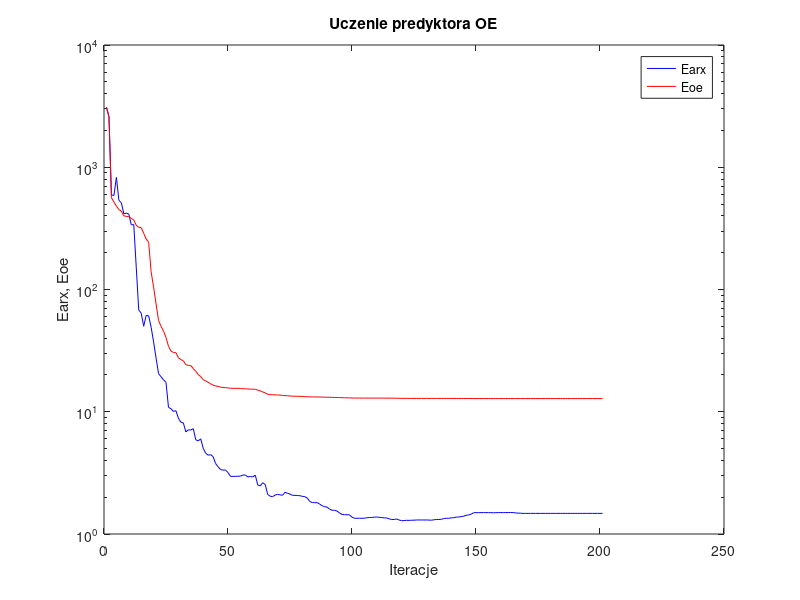
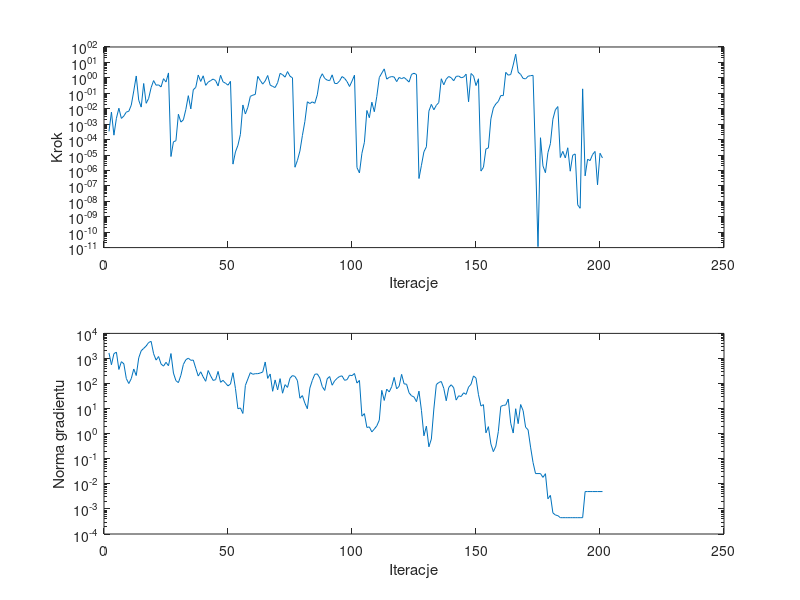

The MATLAB script that drew these images, in order:
%uczenie predyktora oe
clear all;
n=0; farx(n+1)=3.097694e+003; foe(n+1)=3.088983e+003; wspucz(n+1)=0.000000e+000; ng(n+1)=0.000000e+000;
%odnowa zmiennej metryki
n=1; farx(n+1)=2.597762e+003; foe(n+1)=2.581184e+003; krok(n+1)=3.383827e-004; ng(n+1)=1.661627e+003;
n=2; farx(n+1)=5.930828e+002; foe(n+1)=5.626818e+002; krok(n+1)=5.997467e-003; ng(n+1)=5.619142e+002;
n=3; farx(n+1)=5.873888e+002; foe(n+1)=5.196781e+002; krok(n+1)=1.935115e-004; ng(n+1)=1.553231e+003;
n=4; farx(n+1)=8.262913e+002; foe(n+1)=4.812910e+002; krok(n+1)=2.404573e-003; ng(n+1)=1.789519e+003;
n=5; farx(n+1)=5.365242e+002; foe(n+1)=4.503730e+002; krok(n+1)=1.076348e-002; ng(n+1)=3.642196e+002;
n=6; farx(n+1)=5.117732e+002; foe(n+1)=4.385045e+002; krok(n+1)=2.352381e-003; ng(n+1)=7.448658e+002;
n=7; farx(n+1)=4.159453e+002; foe(n+1)=4.008233e+002; krok(n+1)=3.376894e-003; ng(n+1)=6.125146e+002;
n=8; farx(n+1)=4.221725e+002; foe(n+1)=3.961423e+002; krok(n+1)=6.071802e-003; ng(n+1)=1.575753e+002;
n=9; farx(n+1)=4.133704e+002; foe(n+1)=3.944601e+002; krok(n+1)=6.838273e-003; ng(n+1)=1.002510e+002;
n=10; farx(n+1)=3.379118e+002; foe(n+1)=3.814022e+002; krok(n+1)=1.713076e-002; ng(n+1)=1.573969e+002;
n=11; farx(n+1)=3.398909e+002; foe(n+1)=3.700468e+002; krok(n+1)=1.410702e-001; ng(n+1)=3.803729e+002;
n=12; farx(n+1)=1.523064e+002; foe(n+1)=3.353121e+002; krok(n+1)=1.324162e+000; ng(n+1)=2.088305e+002;
n=13; farx(n+1)=6.799100e+001; foe(n+1)=3.228344e+002; krok(n+1)=3.567335e-002; ng(n+1)=1.054829e+003;
n=14; farx(n+1)=6.404505e+001; foe(n+1)=3.209641e+002; krok(n+1)=1.269968e-002; ng(n+1)=2.033647e+003;
n=15; farx(n+1)=5.006171e+001; foe(n+1)=2.885620e+002; krok(n+1)=4.310227e-001; ng(n+1)=2.523273e+003;
n=16; farx(n+1)=6.137869e+001; foe(n+1)=2.586299e+002; krok(n+1)=2.243330e-002; ng(n+1)=3.139814e+003;
n=17; farx(n+1)=6.091758e+001; foe(n+1)=2.439368e+002; krok(n+1)=4.663645e-002; ng(n+1)=4.330630e+003;
n=18; farx(n+1)=4.913709e+001; foe(n+1)=1.396685e+002; krok(n+1)=2.320583e-001; ng(n+1)=4.817269e+003;
n=19; farx(n+1)=3.722831e+001; foe(n+1)=1.043705e+002; krok(n+1)=6.639102e-001; ng(n+1)=1.548152e+003;
n=20; farx(n+1)=2.744973e+001; foe(n+1)=7.605759e+001; krok(n+1)=3.326660e-001; ng(n+1)=8.631713e+002;
n=21; farx(n+1)=2.048302e+001; foe(n+1)=5.572641e+001; krok(n+1)=3.510640e-001; ng(n+1)=1.194934e+003;
n=22; farx(n+1)=1.933730e+001; foe(n+1)=5.004695e+001; krok(n+1)=2.577175e-001; ng(n+1)=6.042718e+002;
n=23; farx(n+1)=1.823897e+001; foe(n+1)=4.560649e+001; krok(n+1)=8.823184e-001; ng(n+1)=4.941386e+002;
n=24; farx(n+1)=1.742626e+001; foe(n+1)=4.053740e+001; krok(n+1)=5.403454e-001; ng(n+1)=7.020218e+002;
n=25; farx(n+1)=1.085616e+001; foe(n+1)=3.434863e+001; krok(n+1)=2.081446e+000; ng(n+1)=5.137346e+002;
%odnowa zmiennej metryki
n=26; farx(n+1)=1.059251e+001; foe(n+1)=3.137984e+001; krok(n+1)=7.969908e-006; ng(n+1)=1.571848e+003;
n=27; farx(n+1)=1.006446e+001; foe(n+1)=3.052634e+001; krok(n+1)=7.197830e-005; ng(n+1)=2.615864e+002;
n=28; farx(n+1)=1.019980e+001; foe(n+1)=3.042473e+001; krok(n+1)=8.370634e-005; ng(n+1)=1.300690e+002;
n=29; farx(n+1)=8.856584e+000; foe(n+1)=2.763683e+001; krok(n+1)=4.375565e-003; ng(n+1)=1.088438e+002;
n=30; farx(n+1)=8.222285e+000; foe(n+1)=2.668863e+001; krok(n+1)=1.353531e-003; ng(n+1)=2.136436e+002;
n=31; farx(n+1)=8.099517e+000; foe(n+1)=2.613665e+001; krok(n+1)=1.909306e-003; ng(n+1)=5.774639e+002;
n=32; farx(n+1)=6.841225e+000; foe(n+1)=2.424943e+001; krok(n+1)=8.956895e-003; ng(n+1)=8.880216e+002;
n=33; farx(n+1)=7.108002e+000; foe(n+1)=2.396941e+001; krok(n+1)=7.000904e-002; ng(n+1)=1.030094e+003;
n=34; farx(n+1)=7.097696e+000; foe(n+1)=2.385084e+001; krok(n+1)=9.725768e-003; ng(n+1)=8.444907e+002;
n=35; farx(n+1)=7.272938e+000; foe(n+1)=2.256840e+001; krok(n+1)=1.686145e-001; ng(n+1)=8.633005e+002;
n=36; farx(n+1)=5.898852e+000; foe(n+1)=2.145865e+001; krok(n+1)=2.409855e-001; ng(n+1)=4.063557e+002;
n=37; farx(n+1)=5.780371e+000; foe(n+1)=2.014782e+001; krok(n+1)=1.522162e+000; ng(n+1)=1.991342e+002;
n=38; farx(n+1)=6.005310e+000; foe(n+1)=1.936406e+001; krok(n+1)=5.856145e-001; ng(n+1)=2.940557e+002;
n=39; farx(n+1)=5.031843e+000; foe(n+1)=1.829553e+001; krok(n+1)=1.355546e+000; ng(n+1)=1.827662e+002;
n=40; farx(n+1)=4.581706e+000; foe(n+1)=1.785302e+001; krok(n+1)=3.276650e-001; ng(n+1)=1.230838e+002;
n=41; farx(n+1)=4.412678e+000; foe(n+1)=1.741668e+001; krok(n+1)=5.231840e-001; ng(n+1)=3.305730e+002;
n=42; farx(n+1)=4.455283e+000; foe(n+1)=1.691539e+001; krok(n+1)=6.653319e-001; ng(n+1)=2.026923e+002;
n=43; farx(n+1)=4.292543e+000; foe(n+1)=1.650288e+001; krok(n+1)=8.340965e-001; ng(n+1)=1.333105e+002;
n=44; farx(n+1)=3.769384e+000; foe(n+1)=1.623132e+001; krok(n+1)=6.658246e-001; ng(n+1)=1.424714e+002;
n=45; farx(n+1)=3.551869e+000; foe(n+1)=1.614100e+001; krok(n+1)=2.994154e-001; ng(n+1)=3.042345e+002;
n=46; farx(n+1)=3.366374e+000; foe(n+1)=1.589971e+001; krok(n+1)=1.459230e+000; ng(n+1)=1.121071e+002;
n=47; farx(n+1)=3.330404e+000; foe(n+1)=1.580906e+001; krok(n+1)=5.520515e-001; ng(n+1)=1.343724e+002;
n=48; farx(n+1)=3.338680e+000; foe(n+1)=1.574655e+001; krok(n+1)=4.498732e-001; ng(n+1)=1.037998e+002;
n=49; farx(n+1)=3.178452e+000; foe(n+1)=1.566729e+001; krok(n+1)=3.346481e-001; ng(n+1)=8.073500e+001;
n=50; farx(n+1)=2.963276e+000; foe(n+1)=1.556740e+001; krok(n+1)=5.934102e-001; ng(n+1)=9.570183e+001;
%odnowa zmiennej metryki
n=51; farx(n+1)=2.959332e+000; foe(n+1)=1.554163e+001; krok(n+1)=2.567287e-006; ng(n+1)=2.702756e+002;
n=52; farx(n+1)=2.961563e+000; foe(n+1)=1.553024e+001; krok(n+1)=1.584198e-005; ng(n+1)=6.364600e+001;
n=53; farx(n+1)=2.967207e+000; foe(n+1)=1.552952e+001; krok(n+1)=4.279756e-005; ng(n+1)=9.873897e+000;
n=54; farx(n+1)=2.976404e+000; foe(n+1)=1.552578e+001; krok(n+1)=2.171980e-004; ng(n+1)=1.062069e+001;
n=55; farx(n+1)=3.037319e+000; foe(n+1)=1.542102e+001; krok(n+1)=1.750226e-002; ng(n+1)=6.410319e+000;
n=56; farx(n+1)=3.036330e+000; foe(n+1)=1.541057e+001; krok(n+1)=4.541426e-003; ng(n+1)=8.377017e+001;
n=57; farx(n+1)=2.930735e+000; foe(n+1)=1.536279e+001; krok(n+1)=1.238474e-002; ng(n+1)=1.516113e+002;
n=58; farx(n+1)=2.954027e+000; foe(n+1)=1.532107e+001; krok(n+1)=6.306675e-002; ng(n+1)=2.725268e+002;
n=59; farx(n+1)=2.932193e+000; foe(n+1)=1.529469e+001; krok(n+1)=7.563795e-002; ng(n+1)=2.343732e+002;
n=60; farx(n+1)=3.031290e+000; foe(n+1)=1.527822e+001; krok(n+1)=8.430727e-002; ng(n+1)=2.474316e+002;
n=61; farx(n+1)=2.516177e+000; foe(n+1)=1.503294e+001; krok(n+1)=1.246612e+000; ng(n+1)=2.473974e+002;
n=62; farx(n+1)=2.475476e+000; foe(n+1)=1.482502e+001; krok(n+1)=6.855549e-001; ng(n+1)=2.630256e+002;
n=63; farx(n+1)=2.626945e+000; foe(n+1)=1.452234e+001; krok(n+1)=3.923690e-001; ng(n+1)=2.884038e+002;
n=64; farx(n+1)=2.544021e+000; foe(n+1)=1.426911e+001; krok(n+1)=6.329112e-001; ng(n+1)=7.228169e+002;
n=65; farx(n+1)=2.108619e+000; foe(n+1)=1.390108e+001; krok(n+1)=1.422745e+000; ng(n+1)=1.604986e+002;
n=66; farx(n+1)=2.036990e+000; foe(n+1)=1.380325e+001; krok(n+1)=3.421659e-001; ng(n+1)=2.407555e+002;
n=67; farx(n+1)=2.022319e+000; foe(n+1)=1.377317e+001; krok(n+1)=2.774171e-001; ng(n+1)=4.916700e+001;
n=68; farx(n+1)=2.082609e+000; foe(n+1)=1.373675e+001; krok(n+1)=2.363480e-001; ng(n+1)=1.393825e+002;
n=69; farx(n+1)=2.110340e+000; foe(n+1)=1.371734e+001; krok(n+1)=4.819709e-001; ng(n+1)=5.574835e+001;
n=70; farx(n+1)=2.088463e+000; foe(n+1)=1.368508e+001; krok(n+1)=1.952337e+000; ng(n+1)=1.568745e+002;
n=71; farx(n+1)=2.075431e+000; foe(n+1)=1.361613e+001; krok(n+1)=1.613595e+000; ng(n+1)=4.116185e+001;
n=72; farx(n+1)=2.193695e+000; foe(n+1)=1.356151e+001; krok(n+1)=1.105172e+000; ng(n+1)=9.046832e+001;
n=73; farx(n+1)=2.151183e+000; foe(n+1)=1.350774e+001; krok(n+1)=2.547186e+000; ng(n+1)=7.025629e+001;
n=74; farx(n+1)=2.120752e+000; foe(n+1)=1.346986e+001; krok(n+1)=1.269903e+000; ng(n+1)=1.635135e+002;
n=75; farx(n+1)=2.071626e+000; foe(n+1)=1.340706e+001; krok(n+1)=1.006124e+000; ng(n+1)=2.081949e+002;
%odnowa zmiennej metryki
n=76; farx(n+1)=2.070917e+000; foe(n+1)=1.339600e+001; krok(n+1)=1.613323e-006; ng(n+1)=1.921323e+002;
n=77; farx(n+1)=2.064128e+000; foe(n+1)=1.337482e+001; krok(n+1)=4.524584e-006; ng(n+1)=1.309371e+002;
n=78; farx(n+1)=2.057067e+000; foe(n+1)=1.337082e+001; krok(n+1)=1.821554e-005; ng(n+1)=2.593359e+001;
n=79; farx(n+1)=2.031292e+000; foe(n+1)=1.333055e+001; krok(n+1)=1.848518e-004; ng(n+1)=3.303274e+001;
n=80; farx(n+1)=2.021806e+000; foe(n+1)=1.328846e+001; krok(n+1)=1.495556e-003; ng(n+1)=1.652559e+001;
n=81; farx(n+1)=1.964895e+000; foe(n+1)=1.325988e+001; krok(n+1)=2.812841e-002; ng(n+1)=9.908847e+000;
n=82; farx(n+1)=1.841680e+000; foe(n+1)=1.324300e+001; krok(n+1)=2.165649e-002; ng(n+1)=6.577147e+001;
n=83; farx(n+1)=1.809228e+000; foe(n+1)=1.322464e+001; krok(n+1)=2.779047e-002; ng(n+1)=1.339615e+002;
n=84; farx(n+1)=1.804912e+000; foe(n+1)=1.322171e+001; krok(n+1)=2.243330e-002; ng(n+1)=2.336892e+002;
n=85; farx(n+1)=1.805312e+000; foe(n+1)=1.321837e+001; krok(n+1)=7.919636e-002; ng(n+1)=2.424214e+002;
n=86; farx(n+1)=1.754104e+000; foe(n+1)=1.319553e+001; krok(n+1)=8.576098e-001; ng(n+1)=1.687382e+002;
n=87; farx(n+1)=1.701596e+000; foe(n+1)=1.317961e+001; krok(n+1)=1.841069e+000; ng(n+1)=7.602024e+001;
n=88; farx(n+1)=1.672587e+000; foe(n+1)=1.316819e+001; krok(n+1)=9.205345e-001; ng(n+1)=5.294038e+001;
n=89; farx(n+1)=1.656802e+000; foe(n+1)=1.314870e+001; krok(n+1)=7.101669e-001; ng(n+1)=1.548371e+002;
n=90; farx(n+1)=1.595289e+000; foe(n+1)=1.313326e+001; krok(n+1)=6.622313e-001; ng(n+1)=1.905412e+002;
n=91; farx(n+1)=1.563087e+000; foe(n+1)=1.310309e+001; krok(n+1)=1.565000e+000; ng(n+1)=8.575794e+001;
n=92; farx(n+1)=1.562707e+000; foe(n+1)=1.309199e+001; krok(n+1)=4.385923e-001; ng(n+1)=1.286494e+002;
n=93; farx(n+1)=1.538416e+000; foe(n+1)=1.307480e+001; krok(n+1)=4.268310e-001; ng(n+1)=1.612204e+002;
n=94; farx(n+1)=1.483758e+000; foe(n+1)=1.306168e+001; krok(n+1)=6.367965e-001; ng(n+1)=1.919866e+002;
n=95; farx(n+1)=1.445162e+000; foe(n+1)=1.303576e+001; krok(n+1)=1.216702e+000; ng(n+1)=2.018415e+002;
n=96; farx(n+1)=1.437765e+000; foe(n+1)=1.301156e+001; krok(n+1)=9.270274e-001; ng(n+1)=1.346427e+002;
n=97; farx(n+1)=1.437844e+000; foe(n+1)=1.299567e+001; krok(n+1)=5.725819e-001; ng(n+1)=1.430140e+002;
n=98; farx(n+1)=1.435500e+000; foe(n+1)=1.298422e+001; krok(n+1)=2.760258e-001; ng(n+1)=2.158413e+002;
n=99; farx(n+1)=1.372028e+000; foe(n+1)=1.296296e+001; krok(n+1)=6.128735e-001; ng(n+1)=2.066825e+002;
n=100; farx(n+1)=1.345016e+000; foe(n+1)=1.294438e+001; krok(n+1)=1.492172e+000; ng(n+1)=2.515164e+002;
%odnowa zmiennej metryki
n=101; farx(n+1)=1.344736e+000; foe(n+1)=1.294106e+001; krok(n+1)=1.532532e-006; ng(n+1)=1.047055e+002;
n=102; farx(n+1)=1.345158e+000; foe(n+1)=1.293897e+001; krok(n+1)=6.891707e-007; ng(n+1)=1.334082e+002;
n=103; farx(n+1)=1.344890e+000; foe(n+1)=1.293892e+001; krok(n+1)=1.290553e-005; ng(n+1)=4.978864e+000;
n=104; farx(n+1)=1.346725e+000; foe(n+1)=1.293839e+001; krok(n+1)=6.666596e-005; ng(n+1)=6.322353e+000;
n=105; farx(n+1)=1.358716e+000; foe(n+1)=1.293449e+001; krok(n+1)=7.662549e-003; ng(n+1)=1.775494e+000;
n=106; farx(n+1)=1.364076e+000; foe(n+1)=1.293343e+001; krok(n+1)=2.609735e-003; ng(n+1)=1.864314e+000;
n=107; farx(n+1)=1.365763e+000; foe(n+1)=1.293254e+001; krok(n+1)=2.642647e-002; ng(n+1)=1.176195e+000;
n=108; farx(n+1)=1.372754e+000; foe(n+1)=1.293226e+001; krok(n+1)=6.390530e-003; ng(n+1)=1.532695e+000;
n=109; farx(n+1)=1.377390e+000; foe(n+1)=1.293131e+001; krok(n+1)=6.268030e-002; ng(n+1)=2.056881e+000;
n=110; farx(n+1)=1.368457e+000; foe(n+1)=1.293089e+001; krok(n+1)=1.048430e+000; ng(n+1)=3.465272e+000;
n=111; farx(n+1)=1.364418e+000; foe(n+1)=1.292973e+001; krok(n+1)=2.015999e+000; ng(n+1)=5.344863e+001;
n=112; farx(n+1)=1.353347e+000; foe(n+1)=1.292828e+001; krok(n+1)=3.811380e+000; ng(n+1)=2.117633e+001;
n=113; farx(n+1)=1.353071e+000; foe(n+1)=1.292559e+001; krok(n+1)=8.256204e-001; ng(n+1)=5.989322e+001;
n=114; farx(n+1)=1.329423e+000; foe(n+1)=1.292096e+001; krok(n+1)=1.077887e+000; ng(n+1)=4.621859e+001;
n=115; farx(n+1)=1.314007e+000; foe(n+1)=1.291439e+001; krok(n+1)=1.212653e+000; ng(n+1)=7.492253e+001;
n=116; farx(n+1)=1.315968e+000; foe(n+1)=1.290695e+001; krok(n+1)=1.131462e+000; ng(n+1)=1.757063e+002;
n=117; farx(n+1)=1.326740e+000; foe(n+1)=1.290192e+001; krok(n+1)=5.692710e-001; ng(n+1)=6.154134e+001;
n=118; farx(n+1)=1.302288e+000; foe(n+1)=1.288331e+001; krok(n+1)=1.062525e+000; ng(n+1)=7.776670e+001;
n=119; farx(n+1)=1.285169e+000; foe(n+1)=1.287234e+001; krok(n+1)=8.892951e-001; ng(n+1)=2.325758e+002;
n=120; farx(n+1)=1.287489e+000; foe(n+1)=1.286520e+001; krok(n+1)=1.054352e+000; ng(n+1)=9.724800e+001;
n=121; farx(n+1)=1.294287e+000; foe(n+1)=1.286313e+001; krok(n+1)=7.679697e-001; ng(n+1)=9.435213e+001;
n=122; farx(n+1)=1.292545e+000; foe(n+1)=1.286221e+001; krok(n+1)=5.312625e-001; ng(n+1)=4.281487e+001;
n=123; farx(n+1)=1.295503e+000; foe(n+1)=1.286130e+001; krok(n+1)=1.675437e+000; ng(n+1)=3.242984e+001;
n=124; farx(n+1)=1.297734e+000; foe(n+1)=1.286070e+001; krok(n+1)=1.981653e+000; ng(n+1)=2.911734e+001;
n=125; farx(n+1)=1.302299e+000; foe(n+1)=1.286040e+001; krok(n+1)=1.650428e+000; ng(n+1)=1.895619e+001;
%odnowa zmiennej metryki
n=126; farx(n+1)=1.302370e+000; foe(n+1)=1.286028e+001; krok(n+1)=2.988850e-007; ng(n+1)=4.980704e+001;
n=127; farx(n+1)=1.302262e+000; foe(n+1)=1.286024e+001; krok(n+1)=2.162006e-006; ng(n+1)=8.521870e+000;
n=128; farx(n+1)=1.302142e+000; foe(n+1)=1.286024e+001; krok(n+1)=1.621284e-005; ng(n+1)=8.247220e-001;
n=129; farx(n+1)=1.301895e+000; foe(n+1)=1.286021e+001; krok(n+1)=3.415827e-005; ng(n+1)=2.002501e+000;
n=130; farx(n+1)=1.300696e+000; foe(n+1)=1.286008e+001; krok(n+1)=6.963555e-003; ng(n+1)=3.000338e-001;
n=131; farx(n+1)=1.296325e+000; foe(n+1)=1.285939e+001; krok(n+1)=1.915230e-002; ng(n+1)=6.139441e-001;
n=132; farx(n+1)=1.307053e+000; foe(n+1)=1.285729e+001; krok(n+1)=8.518466e-003; ng(n+1)=9.605766e+000;
n=133; farx(n+1)=1.313624e+000; foe(n+1)=1.285678e+001; krok(n+1)=1.650507e-002; ng(n+1)=9.067383e+001;
n=134; farx(n+1)=1.314140e+000; foe(n+1)=1.285657e+001; krok(n+1)=2.527804e-002; ng(n+1)=1.104990e+002;
n=135; farx(n+1)=1.318943e+000; foe(n+1)=1.285473e+001; krok(n+1)=8.745143e-001; ng(n+1)=1.207980e+002;
n=136; farx(n+1)=1.337762e+000; foe(n+1)=1.285337e+001; krok(n+1)=3.550835e-001; ng(n+1)=6.480646e+001;
n=137; farx(n+1)=1.346338e+000; foe(n+1)=1.285192e+001; krok(n+1)=8.295027e-001; ng(n+1)=2.062851e+001;
n=138; farx(n+1)=1.343762e+000; foe(n+1)=1.285014e+001; krok(n+1)=1.227563e+000; ng(n+1)=6.926699e+001;
n=139; farx(n+1)=1.355276e+000; foe(n+1)=1.284896e+001; krok(n+1)=1.015323e+000; ng(n+1)=8.941751e+001;
n=140; farx(n+1)=1.359406e+000; foe(n+1)=1.284836e+001; krok(n+1)=6.477968e-001; ng(n+1)=6.814825e+001;
n=141; farx(n+1)=1.373794e+000; foe(n+1)=1.284743e+001; krok(n+1)=1.238762e+000; ng(n+1)=2.190786e+001;
n=142; farx(n+1)=1.377006e+000; foe(n+1)=1.284692e+001; krok(n+1)=1.312841e+000; ng(n+1)=3.243690e+001;
n=143; farx(n+1)=1.387910e+000; foe(n+1)=1.284645e+001; krok(n+1)=1.021441e+000; ng(n+1)=3.040009e+001;
n=144; farx(n+1)=1.396723e+000; foe(n+1)=1.284596e+001; krok(n+1)=1.111741e+000; ng(n+1)=4.270162e+001;
n=145; farx(n+1)=1.423610e+000; foe(n+1)=1.284457e+001; krok(n+1)=1.741449e+000; ng(n+1)=3.698482e+001;
n=146; farx(n+1)=1.429720e+000; foe(n+1)=1.284437e+001; krok(n+1)=2.812841e-002; ng(n+1)=7.223757e+001;
n=147; farx(n+1)=1.452463e+000; foe(n+1)=1.284092e+001; krok(n+1)=1.908137e+000; ng(n+1)=9.405419e+001;
n=148; farx(n+1)=1.492045e+000; foe(n+1)=1.282800e+001; krok(n+1)=1.342163e+000; ng(n+1)=2.015118e+002;
n=149; farx(n+1)=1.494703e+000; foe(n+1)=1.282344e+001; krok(n+1)=3.164556e-001; ng(n+1)=1.648761e+002;
n=150; farx(n+1)=1.495859e+000; foe(n+1)=1.282210e+001; krok(n+1)=8.707243e-001; ng(n+1)=3.577428e+001;
%odnowa zmiennej metryki
n=151; farx(n+1)=1.495962e+000; foe(n+1)=1.282206e+001; krok(n+1)=9.073718e-007; ng(n+1)=1.268709e+001;
n=152; farx(n+1)=1.496042e+000; foe(n+1)=1.282199e+001; krok(n+1)=1.598501e-006; ng(n+1)=1.442403e+001;
n=153; farx(n+1)=1.496086e+000; foe(n+1)=1.282199e+001; krok(n+1)=2.439173e-005; ng(n+1)=1.082581e+000;
n=154; farx(n+1)=1.495639e+000; foe(n+1)=1.282197e+001; krok(n+1)=2.907853e-005; ng(n+1)=1.910480e+000;
n=155; farx(n+1)=1.494712e+000; foe(n+1)=1.282193e+001; krok(n+1)=2.209886e-003; ng(n+1)=3.899121e-001;
n=156; farx(n+1)=1.492095e+000; foe(n+1)=1.282187e+001; krok(n+1)=1.111520e-002; ng(n+1)=1.924296e-001;
n=157; farx(n+1)=1.494380e+000; foe(n+1)=1.282176e+001; krok(n+1)=2.054980e-002; ng(n+1)=3.192215e-001;
n=158; farx(n+1)=1.496903e+000; foe(n+1)=1.282145e+001; krok(n+1)=2.959126e-002; ng(n+1)=1.213565e+000;
n=159; farx(n+1)=1.497496e+000; foe(n+1)=1.282137e+001; krok(n+1)=7.113068e-002; ng(n+1)=1.229989e+001;
n=160; farx(n+1)=1.495889e+000; foe(n+1)=1.282133e+001; krok(n+1)=7.045190e-002; ng(n+1)=1.346986e+001;
n=161; farx(n+1)=1.497564e+000; foe(n+1)=1.282102e+001; krok(n+1)=2.269572e+000; ng(n+1)=1.391813e+001;
n=162; farx(n+1)=1.498725e+000; foe(n+1)=1.282086e+001; krok(n+1)=1.492310e+000; ng(n+1)=2.413401e+001;
n=163; farx(n+1)=1.498246e+000; foe(n+1)=1.282084e+001; krok(n+1)=1.644879e+000; ng(n+1)=2.611929e+000;
n=164; farx(n+1)=1.497925e+000; foe(n+1)=1.282082e+001; krok(n+1)=6.829296e+000; ng(n+1)=1.064122e+000;
n=165; farx(n+1)=1.487296e+000; foe(n+1)=1.282026e+001; krok(n+1)=3.400080e+001; ng(n+1)=9.901997e+000;
n=166; farx(n+1)=1.481873e+000; foe(n+1)=1.281986e+001; krok(n+1)=2.343097e+000; ng(n+1)=2.512626e+000;
n=167; farx(n+1)=1.479391e+000; foe(n+1)=1.281947e+001; krok(n+1)=1.668193e+000; ng(n+1)=1.456394e+001;
n=168; farx(n+1)=1.474479e+000; foe(n+1)=1.281937e+001; krok(n+1)=9.135608e-001; ng(n+1)=8.302767e+000;
n=169; farx(n+1)=1.474455e+000; foe(n+1)=1.281937e+001; krok(n+1)=8.610892e-001; ng(n+1)=1.809365e+000;
n=170; farx(n+1)=1.474432e+000; foe(n+1)=1.281937e+001; krok(n+1)=1.269080e+000; ng(n+1)=1.428593e+000;
n=171; farx(n+1)=1.474500e+000; foe(n+1)=1.281937e+001; krok(n+1)=1.386016e+000; ng(n+1)=2.916620e-001;
n=172; farx(n+1)=1.474541e+000; foe(n+1)=1.281937e+001; krok(n+1)=1.448509e+000; ng(n+1)=7.103537e-002;
n=173; farx(n+1)=1.474541e+000; foe(n+1)=1.281937e+001; krok(n+1)=6.452764e-006; ng(n+1)=2.569881e-002;
n=174; farx(n+1)=1.474541e+000; foe(n+1)=1.281937e+001; krok(n+1)=1.154342e-011; ng(n+1)=2.569873e-002;
n=175; farx(n+1)=1.474541e+000; foe(n+1)=1.281937e+001; krok(n+1)=1.316664e-004; ng(n+1)=2.569873e-002;
%odnowa zmiennej metryki
n=176; farx(n+1)=1.474541e+000; foe(n+1)=1.281937e+001; krok(n+1)=1.966665e-006; ng(n+1)=1.808959e-002;
n=177; farx(n+1)=1.474541e+000; foe(n+1)=1.281937e+001; krok(n+1)=7.131754e-007; ng(n+1)=2.539692e-002;
n=178; farx(n+1)=1.474541e+000; foe(n+1)=1.281937e+001; krok(n+1)=1.430061e-005; ng(n+1)=2.539425e-003;
n=179; farx(n+1)=1.474540e+000; foe(n+1)=1.281937e+001; krok(n+1)=5.486738e-005; ng(n+1)=3.468394e-003;
n=180; farx(n+1)=1.474539e+000; foe(n+1)=1.281937e+001; krok(n+1)=2.088863e-003; ng(n+1)=6.974416e-004;
n=181; farx(n+1)=1.474535e+000; foe(n+1)=1.281937e+001; krok(n+1)=8.499026e-003; ng(n+1)=5.731808e-004;
n=182; farx(n+1)=1.474535e+000; foe(n+1)=1.281937e+001; krok(n+1)=1.379684e-002; ng(n+1)=5.400751e-004;
n=183; farx(n+1)=1.474535e+000; foe(n+1)=1.281937e+001; krok(n+1)=6.867289e-006; ng(n+1)=4.477690e-004;
n=184; farx(n+1)=1.474535e+000; foe(n+1)=1.281937e+001; krok(n+1)=1.725370e-005; ng(n+1)=4.477569e-004;
n=185; farx(n+1)=1.474535e+000; foe(n+1)=1.281937e+001; krok(n+1)=6.439904e-006; ng(n+1)=4.477416e-004;
n=186; farx(n+1)=1.474535e+000; foe(n+1)=1.281937e+001; krok(n+1)=2.938856e-005; ng(n+1)=4.477383e-004;
n=187; farx(n+1)=1.474535e+000; foe(n+1)=1.281937e+001; krok(n+1)=8.937881e-007; ng(n+1)=4.476994e-004;
n=188; farx(n+1)=1.474535e+000; foe(n+1)=1.281937e+001; krok(n+1)=9.716744e-006; ng(n+1)=4.476989e-004;
n=189; farx(n+1)=1.474535e+000; foe(n+1)=1.281937e+001; krok(n+1)=1.171912e-005; ng(n+1)=4.476940e-004;
n=190; farx(n+1)=1.474535e+000; foe(n+1)=1.281937e+001; krok(n+1)=5.909436e-009; ng(n+1)=4.476884e-004;
n=191; farx(n+1)=1.474535e+000; foe(n+1)=1.281937e+001; krok(n+1)=3.536635e-009; ng(n+1)=4.476884e-004;
n=192; farx(n+1)=1.474533e+000; foe(n+1)=1.281937e+001; krok(n+1)=1.933509e-001; ng(n+1)=4.476884e-004;
n=193; farx(n+1)=1.474533e+000; foe(n+1)=1.281937e+001; krok(n+1)=4.446334e-007; ng(n+1)=4.924370e-003;
n=194; farx(n+1)=1.474533e+000; foe(n+1)=1.281937e+001; krok(n+1)=5.349696e-006; ng(n+1)=4.924366e-003;
n=195; farx(n+1)=1.474533e+000; foe(n+1)=1.281937e+001; krok(n+1)=4.316184e-006; ng(n+1)=4.924317e-003;
n=196; farx(n+1)=1.474533e+000; foe(n+1)=1.281937e+001; krok(n+1)=1.077173e-005; ng(n+1)=4.924278e-003;
n=197; farx(n+1)=1.474533e+000; foe(n+1)=1.281937e+001; krok(n+1)=1.700111e-005; ng(n+1)=4.924186e-003;
n=198; farx(n+1)=1.474533e+000; foe(n+1)=1.281937e+001; krok(n+1)=1.168968e-007; ng(n+1)=4.924054e-003;
n=199; farx(n+1)=1.474533e+000; foe(n+1)=1.281937e+001; krok(n+1)=1.299315e-005; ng(n+1)=4.924053e-003;
n=200; farx(n+1)=1.474533e+000; foe(n+1)=1.281937e+001; krok(n+1)=6.420725e-006; ng(n+1)=4.923956e-003;

figure; semilogy(farx,'b'); hold on; semilogy(foe,'r'); xlabel('Iteracje'); ylabel('Earx, Eoe'); legend('Earx','Eoe'); title('Uczenie predyktora OE');
figure; subplot(2,1,1); semilogy(krok); xlabel('Iteracje'); ylabel('Krok');
subplot(2,1,2); semilogy(ng); xlabel('Iteracje'); ylabel('Norma gradientu');
Earx=farx(n+1)
Eoe=foe(n+1)
